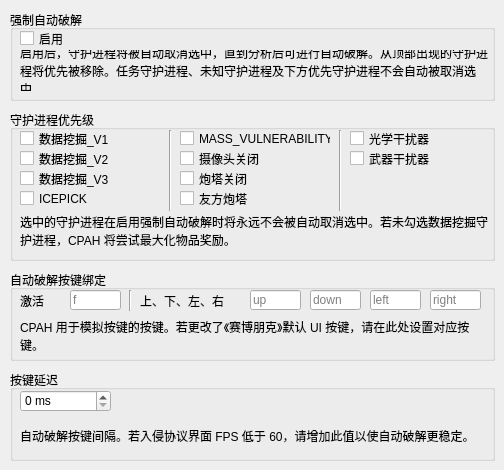
   <widget class="QWidget" name="autohackTab">
    <attribute name="title">
     <string>自动破解</string>
    </attribute>
    <widget class="QGroupBox" name="groupBox_5">
     <property name="geometry">
      <rect>
       <x>10</x>
       <y>370</y>
       <width>485</width>
       <height>91</height>
      </rect>
     </property>
     <property name="title">
      <string>按键延迟</string>
     </property>
     <widget class="QSpinBox" name="autohackKeypressDelaySpinBox">
      <property name="geometry">
       <rect>
        <x>10</x>
        <y>20</y>
        <width>91</width>
        <height>22</height>
       </rect>
      </property>
      <property name="suffix">
       <string> ms</string>
      </property>
      <property name="minimum">
       <number>0</number>
      </property>
      <property name="maximum">
       <number>500</number>
      </property>
     </widget>
     <widget class="QLabel" name="label_4">
      <property name="geometry">
       <rect>
        <x>10</x>
        <y>40</y>
        <width>471</width>
        <height>51</height>
       </rect>
      </property>
      <property name="text">
       <string>自动破解按键间隔。若入侵协议界面 FPS 低于 60，请增加此值以使自动破解更稳定。</string>
      </property>
      <property name="wordWrap">
       <bool>true</bool>
      </property>
     </widget>
    </widget>
    <widget class="QGroupBox" name="groupBox_7">
     <property name="geometry">
      <rect>
       <x>10</x>
       <y>270</y>
       <width>485</width>
       <height>91</height>
      </rect>
     </property>
     <property name="title">
      <string>自动破解按键绑定</string>
     </property>
     <widget class="QLabel" name="label_12">
      <property name="geometry">
       <rect>
        <x>10</x>
        <y>50</y>
        <width>461</width>
        <height>31</height>
       </rect>
      </property>
      <property name="text">
       <string>CPAH 用于模拟按键的按键。若更改了《赛博朋克》默认 UI 按键，请在此处设置对应按键。</string>
      </property>
      <property name="wordWrap">
       <bool>true</bool>
      </property>
     </widget>
     <widget class="QLineEdit" name="activationKeyLineEdit">
      <property name="geometry">
       <rect>
        <x>60</x>
        <y>20</y>
        <width>51</width>
        <height>20</height>
       </rect>
      </property>
      <property name="placeholderText">
       <string>f</string>
      </property>
     </widget>
     <widget class="QLabel" name="label_17">
      <property name="geometry">
       <rect>
        <x>10</x>
        <y>20</y>
        <width>47</width>
        <height>21</height>
       </rect>
      </property>
      <property name="text">
       <string>激活</string>
      </property>
     </widget>
     <widget class="Line" name="line_4">
      <property name="geometry">
       <rect>
        <x>112</x>
        <y>20</y>
        <width>16</width>
        <height>21</height>
       </rect>
      </property>
      <property name="orientation">
       <enum>Qt::Vertical</enum>
      </property>
     </widget>
     <widget class="QLabel" name="label_18">
      <property name="geometry">
       <rect>
        <x>130</x>
        <y>20</y>
        <width>111</width>
        <height>21</height>
       </rect>
      </property>
      <property name="text">
       <string>上、下、左、右</string>
      </property>
     </widget>
     <widget class="QLineEdit" name="upKeyLineEdit">
      <property name="geometry">
       <rect>
        <x>240</x>
        <y>20</y>
        <width>51</width>
        <height>20</height>
       </rect>
      </property>
      <property name="placeholderText">
       <string>up</string>
      </property>
     </widget>
     <widget class="QLineEdit" name="downKeyLineEdit">
      <property name="geometry">
       <rect>
        <x>300</x>
        <y>20</y>
        <width>51</width>
        <height>20</height>
       </rect>
      </property>
      <property name="placeholderText">
       <string>down</string>
      </property>
     </widget>
     <widget class="QLineEdit" name="leftKeyLineEdit">
      <property name="geometry">
       <rect>
        <x>360</x>
        <y>20</y>
        <width>51</width>
        <height>20</height>
       </rect>
      </property>
      <property name="placeholderText">
       <string>left</string>
      </property>
     </widget>
     <widget class="QLineEdit" name="rightKeyLineEdit">
      <property name="geometry">
       <rect>
        <x>420</x>
        <y>20</y>
        <width>51</width>
        <height>20</height>
       </rect>
      </property>
      <property name="placeholderText">
       <string>right</string>
      </property>
     </widget>
    </widget>
    <widget class="QGroupBox" name="groupBox_9">
     <property name="geometry">
      <rect>
       <x>10</x>
       <y>10</y>
       <width>485</width>
       <height>91</height>
      </rect>
     </property>
     <property name="title">
      <string>强制自动破解</string>
     </property>
     <widget class="QCheckBox" name="forceAutohackCheckBox">
      <property name="geometry">
       <rect>
        <x>10</x>
        <y>20</y>
        <width>70</width>
        <height>17</height>
       </rect>
      </property>
      <property name="text">
       <string>启用</string>
      </property>
     </widget>
     <widget class="QLabel" name="label_14">
      <property name="geometry">
       <rect>
        <x>10</x>
        <y>40</y>
        <width>471</width>
        <height>41</height>
       </rect>
      </property>
      <property name="text">
       <string>启用后，守护进程将被自动取消选中，直到分析后可进行自动破解。从顶部出现的守护进程将优先被移除。任务守护进程、未知守护进程及下方优先守护进程不会自动被取消选中。</string>
      </property>
      <property name="wordWrap">
       <bool>true</bool>
      </property>
     </widget>
    </widget>
    <widget class="QGroupBox" name="groupBox_10">
     <property name="geometry">
      <rect>
       <x>10</x>
       <y>110</y>
       <width>485</width>
       <height>151</height>
      </rect>
     </property>
     <property name="title">
      <string>守护进程优先级</string>
     </property>
     <widget class="QCheckBox" name="keepDatamine1CheckBox">
      <property name="geometry">
       <rect>
        <x>10</x>
        <y>20</y>
        <width>131</width>
        <height>17</height>
       </rect>
      </property>
      <property name="text">
       <string>数据挖掘_V1</string>
      </property>
     </widget>
     <widget class="QCheckBox" name="keepDatamine2CheckBox">
      <property name="geometry">
       <rect>
        <x>10</x>
        <y>40</y>
        <width>131</width>
        <height>17</height>
       </rect>
      </property>
      <property name="text">
       <string>数据挖掘_V2</string>
      </property>
     </widget>
     <widget class="QCheckBox" name="keepDatamine3CheckBox">
      <property name="geometry">
       <rect>
        <x>10</x>
        <y>60</y>
        <width>131</width>
        <height>17</height>
       </rect>
      </property>
      <property name="text">
       <string>数据挖掘_V3</string>
      </property>
     </widget>
     <widget class="Line" name="line_2">
      <property name="geometry">
       <rect>
        <x>150</x>
        <y>20</y>
        <width>21</width>
        <height>81</height>
       </rect>
      </property>
      <property name="orientation">
       <enum>Qt::Vertical</enum>
      </property>
     </widget>
     <widget class="QCheckBox" name="keepIcepickCheckBox">
      <property name="geometry">
       <rect>
        <x>10</x>
        <y>80</y>
        <width>131</width>
        <height>17</height>
       </rect>
      </property>
      <property name="text">
       <string>ICEPICK</string>
      </property>
     </widget>
     <widget class="QCheckBox" name="keepMassVulnerabilityCheckBox">
      <property name="geometry">
       <rect>
        <x>170</x>
        <y>20</y>
        <width>151</width>
        <height>17</height>
       </rect>
      </property>
      <property name="text">
       <string>MASS_VULNERABILITY</string>
      </property>
     </widget>
     <widget class="QCheckBox" name="keepCameraShutdownCheckBox">
      <property name="geometry">
       <rect>
        <x>170</x>
        <y>40</y>
        <width>151</width>
        <height>17</height>
       </rect>
      </property>
      <property name="text">
       <string>摄像头关闭</string>
      </property>
     </widget>
     <widget class="Line" name="line_3">
      <property name="geometry">
       <rect>
        <x>320</x>
        <y>20</y>
        <width>21</width>
        <height>81</height>
       </rect>
      </property>
      <property name="orientation">
       <enum>Qt::Vertical</enum>
      </property>
     </widget>
     <widget class="QCheckBox" name="keepTurretShutdownCheckBox">
      <property name="geometry">
       <rect>
        <x>170</x>
        <y>60</y>
        <width>151</width>
        <height>17</height>
       </rect>
      </property>
      <property name="text">
       <string>炮塔关闭</string>
      </property>
     </widget>
     <widget class="QCheckBox" name="keepFriendlyTurretsCheckBox">
      <property name="geometry">
       <rect>
        <x>170</x>
        <y>80</y>
        <width>151</width>
        <height>17</height>
       </rect>
      </property>
      <property name="text">
       <string>友方炮塔</string>
      </property>
     </widget>
     <widget class="QLabel" name="label_15">
      <property name="geometry">
       <rect>
        <x>10</x>
        <y>100</y>
        <width>471</width>
        <height>41</height>
       </rect>
      </property>
      <property name="text">
       <string>选中的守护进程在启用强制自动破解时将永远不会被自动取消选中。若未勾选数据挖掘守护进程，CPAH 将尝试最大化物品奖励。</string>
      </property>
      <property name="wordWrap">
       <bool>true</bool>
      </property>
     </widget>
     <widget class="QCheckBox" name="keepOpticsJammerCheckBox">
      <property name="geometry">
       <rect>
        <x>340</x>
        <y>20</y>
        <width>131</width>
        <height>17</height>
       </rect>
      </property>
      <property name="text">
       <string>光学干扰器</string>
      </property>
     </widget>
     <widget class="QCheckBox" name="keepWeaponsJammerCheckBox">
      <property name="geometry">
       <rect>
        <x>340</x>
        <y>40</y>
        <width>131</width>
        <height>17</height>
       </rect>
      </property>
      <property name="text">
       <string>武器干扰器</string>
      </property>
     </widget>
    </widget>
   </widget>
